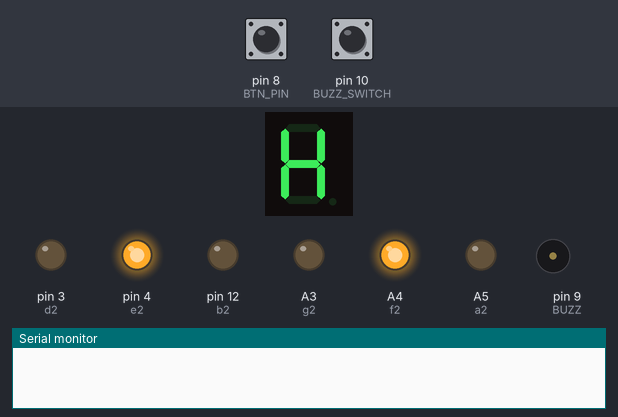
The sketch below on a simulated Arduino Nano, built with avr-gcc and run on an emulated ATmega328P. Parts: 1-digit seven-segment display, output pins drawn as LEDs (lit = HIGH), buzzer (waves = sounding), the last lines printed to the serial monitor. Wiring (inferred from the names in the program): 1-digit 7-segment display, segments lit when HIGH: segments A1, A2, pin 5, pin 6, pin 7, A0, pin 13. Dashed ring = blinking. The test bench sets the inputs (shaded band); at power-on: pin 8 (BTN_PIN) HIGH, pin 10 (BUZZ_SWITCH) HIGH. Random numbers use the default seed unless the sketch sets one; the segment pins are drawn as the display they are named for; pins used as bus, display or sensor lines are not drawn.

Above: at 1.2 s.
1.3 s: pin 8 (BTN_PIN) pulled LOW for 0.15 s
At 1.76 s:
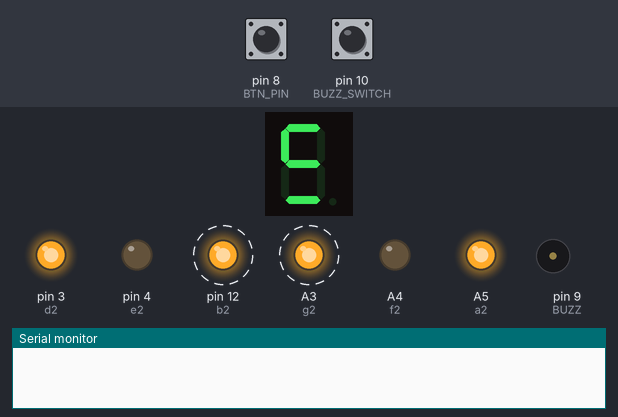
2.0 s: pin 8 (BTN_PIN) pulled LOW for 3.2 s
At 4.68 s:
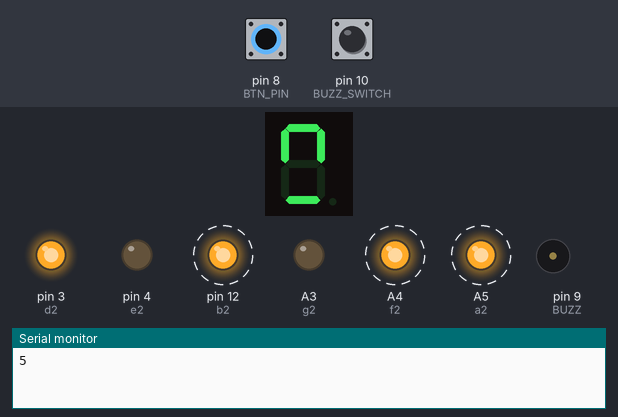
5.8 s: pin 8 (BTN_PIN) pulled LOW for 3.2 s
At 8.28 s:
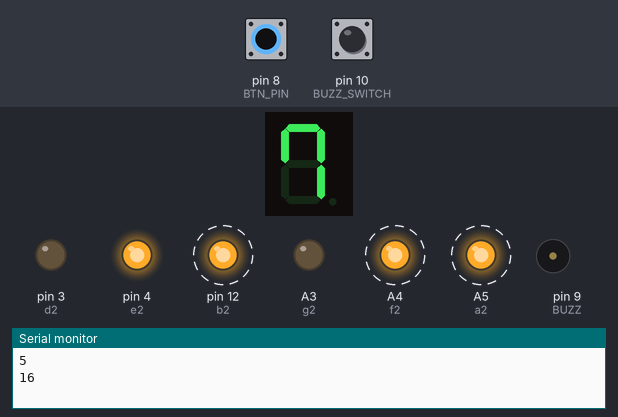
9.6 s: pin 8 (BTN_PIN) pulled LOW for 1 s
At 10.83 s:
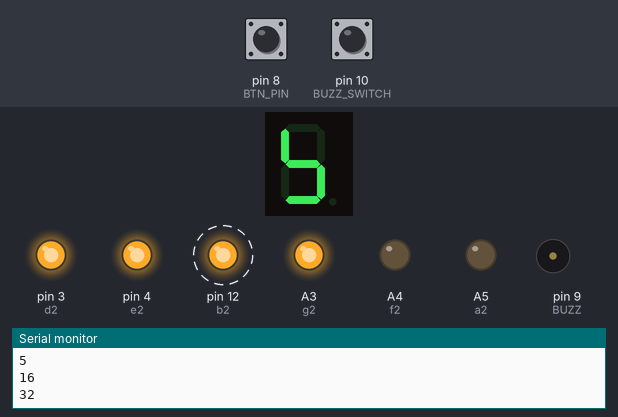
14.2 s: pin 8 (BTN_PIN) pulled LOW for 3.2 s
At 16.78 s:
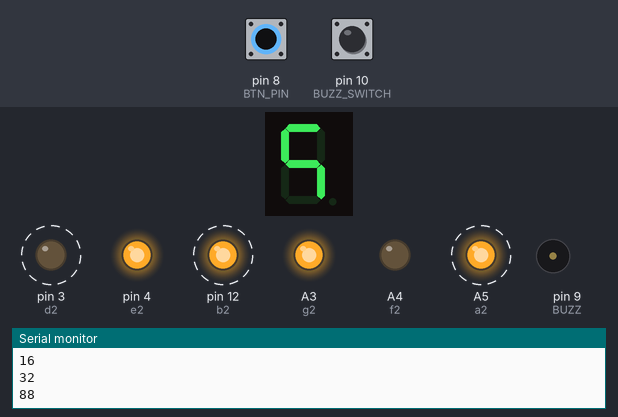
18.0 s: pin 8 (BTN_PIN) pulled LOW for 3.2 s
At 21.15 s:
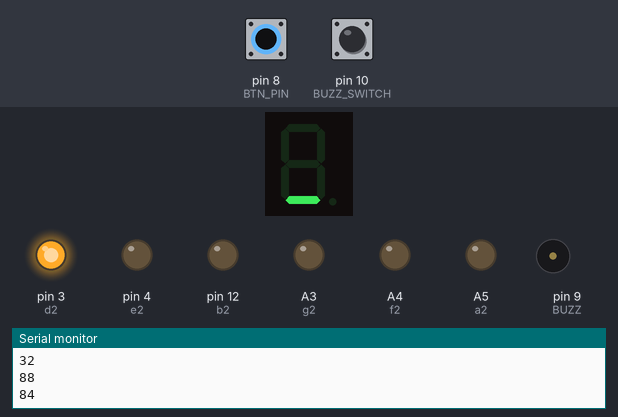
Timing chart, 0 to 25.6 s (numbered marks = the images above; inputs shaded):
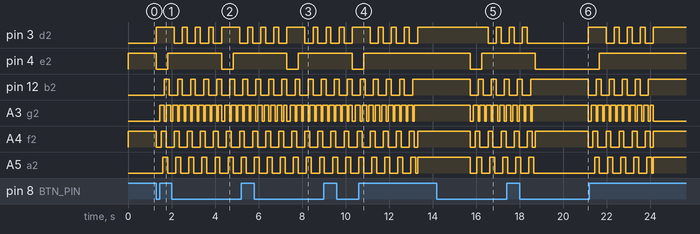

The sketch:

code.ino
```cpp
// Pin mappings for the tens-place display
int a1 = A1, b1 = A2, c1 = 5, g1 = 13, f1 = A0, d1 = 6, e1 = 7;

// Pin mappings for the ones-place display
int a2 = A5, b2 = 12, g2 = A3, f2 = A4, c2 = 2, d2 = 3, e2 = 4;

// Common pins for both displays
int a, b, c, d, e, f, g = 0;

// Button and buzzer pins
int BTN_PIN = 8;
int BUZZ = 9;
int BUZZ_SWITCH = 10;

void setup()
{
    Serial.begin(9600);

    // Use unconnected A6 analog pin as randomSeed to create a fairly random session
    randomSeed(analogRead(A6));

    // Set up display pins
    for (int i = 2; i <= 13; i++)
    {
        if (i != 11)
        {
            pinMode(i, OUTPUT);
        }
    }
    pinMode(A0, OUTPUT);
    pinMode(A1, OUTPUT);
    pinMode(A2, OUTPUT);
    pinMode(A3, OUTPUT);
    pinMode(A4, OUTPUT);
    pinMode(A5, OUTPUT);

    // BUTTON
    pinMode(BTN_PIN, INPUT_PULLUP);

    // BUZZ SWITCH
    pinMode(BUZZ_SWITCH, INPUT_PULLUP);

    // BUZZER
    pinMode(BUZZ, OUTPUT);

    // Show "HI" on startup
    tens();
    switchnum(10);
    ones();
    switchnum(11);
}

void loop()
{

    byte buttonState = digitalRead(BTN_PIN);
    byte audioOnState = digitalRead(BUZZ_SWITCH);

    if (buttonState == LOW)
    {
        loading();

        // Generate a random number between 0 and 99
        long randNum = random(99);
        Serial.println(randNum);

        // Set the tens-place digit display
        tens();
        switchnum((randNum / 10) % 10);

        // Set the ones-place digit display
        ones();
        switchnum(randNum % 10);

        // Activate siren if the number is greater than 45 and audio is enabled
        if (randNum > 45 && audioOnState == HIGH)
        {
            siren();
        }
    }
}

void siren()
{
    // Activate siren sound
    for (int j = 0; j < 4; j++)
    {
        for (int i = 700; i < 800; i++)
        {
            tone(BUZZ, i);
            delay(3);
        }
        for (int i = 800; i > 700; i--)
        {
            tone(BUZZ, i);
            delay(3);
        }
        noTone(BUZZ);
    }
}

// Binary patterns for each digit (0-9, H, I)
//   G  F  E  D  C  B  A
int digitPatternsBin[12][7] = {
    {0, 1, 1, 1, 1, 1, 1}, // 0
    {0, 0, 0, 0, 1, 1, 0}, // 1
    {1, 0, 1, 1, 0, 1, 1}, // 2
    {1, 0, 0, 1, 1, 1, 1}, // 3
    {1, 1, 0, 0, 1, 1, 0}, // 4
    {1, 1, 0, 1, 1, 0, 1}, // 5
    {1, 1, 1, 1, 1, 0, 1}, // 6
    {0, 0, 0, 0, 1, 1, 1}, // 7
    {1, 1, 1, 1, 1, 1, 1}, // 8
    {1, 1, 0, 1, 1, 1, 1}, // 9
    {1, 1, 1, 0, 1, 1, 0}, // H
    {0, 1, 1, 0, 0, 0, 0}, // I
};

void switchnum(int number)
{
    // Display the digit based on the numbers variable
    int pins[7] = {g, f, e, d, c, b, a};

    for (int p = 0; p < 7; p++)
    {
        digitalWrite(pins[p], digitPatternsBin[number][p]);
    }
}

void ones()
{
    // Set display pins for ones digit
    a = a2;
    b = b2;
    c = c2;
    d = d2;
    e = e2;
    f = f2;
    g = g2;
}

void tens()
{
    // Set display pins for tens digit
    a = a1;
    b = b1;
    c = c1;
    d = d1;
    e = e1;
    f = f1;
    g = g1;
}

struct SnakeStep
{
    int on[2];
    int off[2];
};
SnakeStep steps[8] = {
    {{d1, d2}, {f1, b2}},
    {{e1, c2}, {g1, g2}},
    {{g1, g2}, {e1, c2}},
    {{b1, f2}, {d1, d2}},
    {{a1, a2}, {e1, c2}},
    {{f1, b2}, {g1, g2}},
    {{g1, g2}, {b1, f2}},
    {{c1, e2}, {a1, a2}},
};

void loading()
{
    clear();

    // Mirrored Snake Animation
    for (int i = 0; i <= 4; i++)
    {

        for (int j = 0; j < 8; j++)
        {
            on(steps[j].on[0], steps[j].on[1]);

            // Turn off specific segments on certain steps
            if (i > 0 || j >= 4)
            {
                off(steps[j].off[0], steps[j].off[1]);
            }

            delay(75);
        }
    }

    // Clear all segments after the animation
    clear();
}

void on(int pin1, int pin2)
{
    digitalWrite(pin1, HIGH);
    digitalWrite(pin2, HIGH);
}

void off(int pin1, int pin2)
{
    digitalWrite(pin1, LOW);
    digitalWrite(pin2, LOW);
}

void clear()
{
    digitalWrite(a1, LOW);
    digitalWrite(b1, LOW);
    digitalWrite(c1, LOW);
    digitalWrite(d1, LOW);
    digitalWrite(e1, LOW);
    digitalWrite(f1, LOW);
    digitalWrite(g1, LOW);
    digitalWrite(a2, LOW);
    digitalWrite(b2, LOW);
    digitalWrite(c2, LOW);
    digitalWrite(d2, LOW);
    digitalWrite(e2, LOW);
    digitalWrite(f2, LOW);
    digitalWrite(g2, LOW);
}
```

Measured:
- after the input at 1.3 s, pin 3 (d2): LOW → HIGH at once; pin 4 (e2): HIGH → LOW at once, → HIGH 0.53 s later
- after the input at 5.8 s, pin 4 (e2): HIGH → LOW after 1.5 s, → HIGH 0.53 s later
- after the input at 9.6 s, pin 4 (e2): HIGH → LOW after 0.70 s, → HIGH 0.53 s later
- after the input at 14.2 s, pin 3 (d2): alternates HIGH for 0.23 s and LOW for 0.38 s, starting after 2.3 s; pin 4 (e2): HIGH → LOW after 1.5 s, → HIGH 0.53 s later
